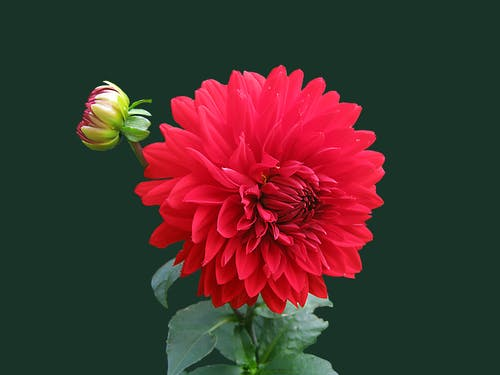
#> input picture dataset/flower.jpg, 500 x 375 px, found by its file name
$ jupyter execute py1.ipynb
#> lines starting #> are read from the running program, lines starting #| are printed output that depends on the picture
[cell 1]
import cv2
import numpy as np

image = cv2.imread('flower.jpg')
#> image is the input picture: shape (375, 500, 3); mean B, G, R 45.6, 50, 72.5
image = cv2.resize(image, (0, 0), None, 1, 1)

grey = cv2.cvtColor(image, cv2.COLOR_RGB2GRAY)
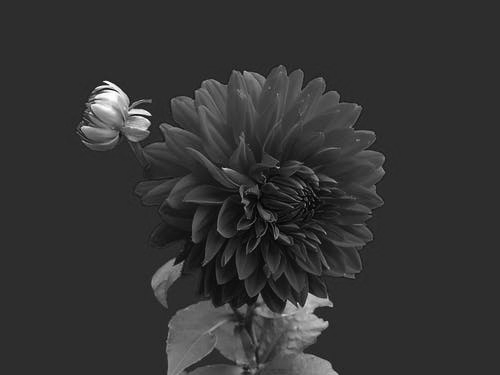
#> grey: shape (375, 500); min 2, max 255, mean 51.4
grey_3_channel = cv2.cvtColor(grey, cv2.COLOR_GRAY2BGR)

numpy_horizontal = np.hstack((image, grey_3_channel))
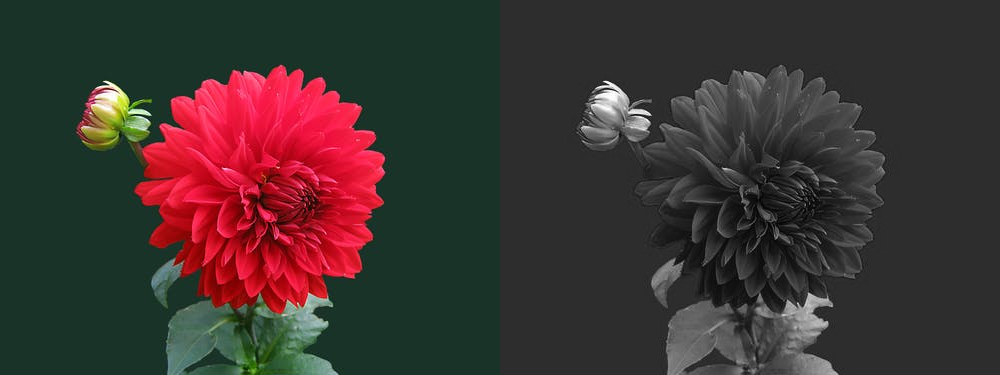
#> numpy_horizontal: shape (375, 1000, 3); mean B, G, R 48.5, 50.7, 62
numpy_horizontal_concat = np.concatenate((image, grey_3_channel), axis=1)

cv2.imshow('FLOWER', numpy_horizontal_concat)
cv2.waitKey()

[cell 2]
import cv2
import numpy as np
FILE_NAME = 'img4.jpg'
try:
    img = cv2.imread(FILE_NAME)
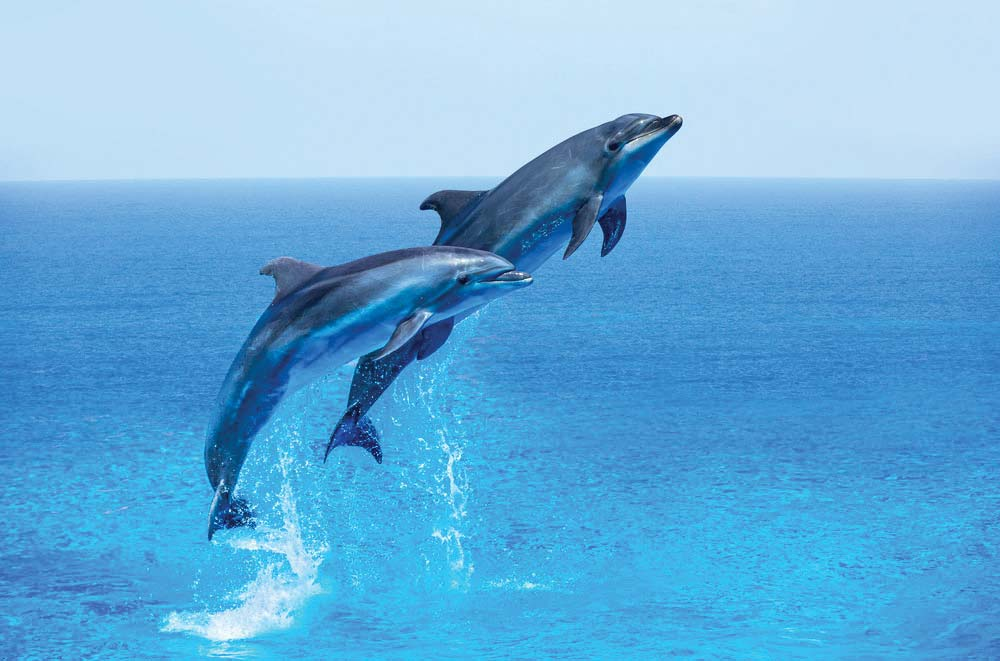
#> input picture dataset/img4.jpg, 1000 x 661 px, found by its file name
#> img is the input picture: shape (661, 1000, 3); mean B, G, R 219.7, 174.1, 103.8
    (height, width) = img.shape[:2]
#> height = 661; width = 1000
    res = cv2.resize(img, (int(width / 2), int(height / 2)), interpolation = cv2.INTER_CUBIC)
    cv2.imwrite('result.jpg', res)
    cv2.imshow('image',img)
    cv2.imshow('result',res)
    cv2.waitKey(0)
except IOError:
    print ('Error while reading files !!!')
    cv2.waitKey(0)
    cv2.destroyAllWindows(0)

[cell 3]
import cv2
import numpy as np

FILE_NAME = 'flower.jpg'
img = cv2.imread(FILE_NAME)
(rows, cols) = img.shape[:2]
#> rows = 375; cols = 500
M = cv2.getRotationMatrix2D((cols / 2, rows / 2), 45, 1)
res = cv2.warpAffine(img, M, (cols, rows))
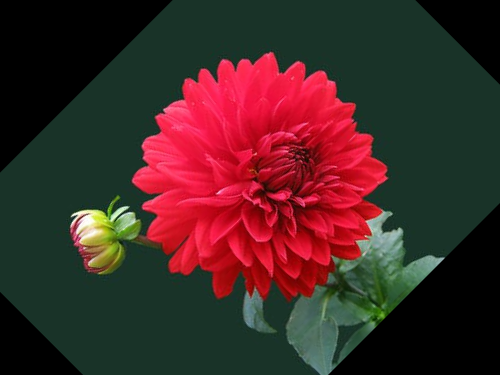
#> res: shape (375, 500, 3); mean B, G, R 37.8, 40, 67.6
cv2.imshow('result.jpg', res)
cv2.waitKey(0)
